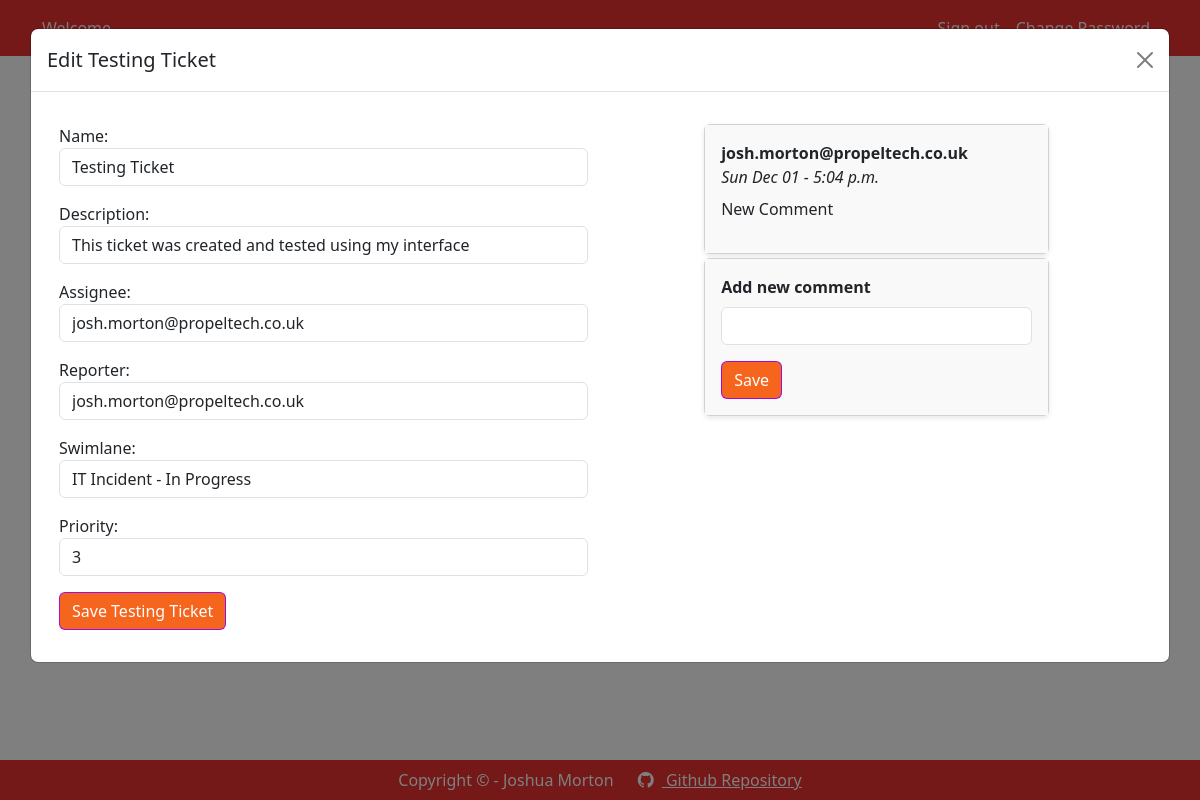
Page /project/1/15/view on the committed database.
### simple_kanban/models.py (models this page shows, shortened)
class AuditableEntity(models.Model):
  created_by = models.ForeignKey(User, on_delete=models.SET_NULL, null=True, related_name="%(class)screated_by")
  created_at = models.DateTimeField(auto_now_add=True, blank=True)
  updated_by = models.ForeignKey(User, on_delete=models.SET_NULL, null=True, related_name="%(class)supdated_by")
  updated_at = models.DateTimeField(auto_now=True)
  deleted = models.BooleanField(default=False)
  deleted_by = models.ForeignKey(User, on_delete=models.SET_NULL, null=True, blank=True, related_name="%(class)sdeleted_by")
  deleted_at = models.DateTimeField(null=True, blank=True)
  objects = ActiveManager()
  class Meta:
    abstract = True

class Ticket(AuditableEntity):
  name = models.CharField(max_length=100)
  description = models.CharField(max_length=1000)
  reporter = models.ForeignKey(User, on_delete=models.SET_NULL, null=True, related_name="ticket_reporter")
  assignee = models.ForeignKey(User, on_delete=models.SET_NULL, blank=True, null=True, related_name="ticket_assignee")
  ticket_swimlane = models.ForeignKey(Swimlane, on_delete=models.CASCADE)
  ticket_priority = models.IntegerField(default=1)
  objects = TicketActiveManager()
  @property
  def comments(self):
    return self.ticketcomment_set.all()

class Project(AuditableEntity):
  name = models.CharField(max_length=40)
  description = models.CharField(max_length=1000)

class Swimlane(AuditableEntity):
  name = models.CharField(max_length=40)
  sort_order = models.IntegerField(default = 1)
  swimlane_project = models.ForeignKey(Project, on_delete=models.CASCADE)
  objects = SwimlaneActiveManager()
  def __str__(self):
    return f"{self.swimlane_project.name} - {self.name}"
  @property
  def tickets(self):
    return self.ticket_set.all()

class TicketComment(AuditableEntity):
  text = models.CharField(max_length=2500)
  parent_ticket = models.ForeignKey(Ticket, on_delete=models.CASCADE)
  user = models.ForeignKey(User, on_delete=models.CASCADE, related_name="user_comment")

### simple_kanban/views/project.py (the view)
# urls.py: path("project/<int:project_id>/<int:ticket_id>/view", project.edit_ticket_form, name="ticket_view"),
def edit_ticket_form(request, project_id, ticket_id):
  [project_result, project] = ProjectService.GetProjectIfExists(request, project_id)
  [ticket_result, ticket] = TicketService.GetTicketIfExists(request, ticket_id)
  if not ticket_result or not project_result:
    return redirect_with_toast(request, "index", "Not Found", "The selected Project and/or Ticket could not be found.")
  project_context = ProjectService.GetProjectContext(request, project)
  edit_ticket_context = TicketService.GetEditTicketContext(request, ticket)
  comment_context = TicketCommentService.GetTicketCreateContext()
  return render(request, "kanban/project_overview.html", merge_contexts(project_context, edit_ticket_context, comment_context))

### simple_kanban/forms/kanban/ticketcomment_form.py (shortened to what this page needs)
class TicketCommentForm(forms.ModelForm):
  class Meta:
    model = TicketComment
    fields = ["text"]
  def __init__(self, *args, **kwargs):
    super().__init__(*args, **kwargs)
    self.fields['text'] = forms.CharField(
      required=True,
      label="",
      help_text="",
      widget=forms.TextInput(attrs={'class': FORM_FIELD_CSS_CLASSES,  "min": 0, "max": 255})
    )

### simple_kanban/models.py (called while the page is built)
  def get_queryset(self):
    return super().get_queryset().filter(deleted=False)

  def get_queryset(self):
    return super().get_queryset().filter(deleted=False).order_by('sort_order')

  def get_queryset(self):
    return super().get_queryset().filter(deleted=False).order_by('ticket_priority')

### simple_kanban/services/project_service.py (called while the page is built)
  def GetProjectContext(request, project: Project):
    project_data = Project.objects.prefetch_related(
        Prefetch('swimlane_set', queryset=Swimlane.objects.prefetch_related(
            Prefetch('ticket_set', queryset=Ticket.objects.prefetch_related(
                'assignee', 'reporter',
                Prefetch('ticketcomment_set', queryset=TicketComment.objects.select_related('user')
            ))
        ))
    )).filter(id=project.id).first()
    return CreateUserContext(request, {
        'project': project_data,
        'swimlanes': project_data.swimlane_set.all(),
    })

  def GetProjectIfExists(request, project_id) -> Union[bool, Project | None]:
    return get_object_if_exists(request, Project, project_id)

### simple_kanban/services/ticket_service.py (called while the page is built)
  def GetEditTicketContext(request, ticket):
    ticket_form = TicketForm(request, ticket.ticket_swimlane.swimlane_project.id, instance=ticket)
    return {
      "ticket_form": ticket_form,
      "ticket": ticket,
      "edit_ticket": True
    }

  def GetTicketIfExists(request, ticket_id) -> Union[bool, Ticket | None]:
    return get_object_if_exists(request, Ticket, ticket_id)

### simple_kanban/services/ticketcomment_service.py (called while the page is built)
  def GetTicketCreateContext():
    comment_form = TicketCommentForm()
    return { "comment_form": comment_form }

### simple_kanban/utils/auth.py (called while the page is built)
def is_admin(user) -> bool:
  return user.groups.filter(name="Admin").exists()

def CreateUserContext(request, context):
  context["is_admin"] = is_admin(request.user)
  return context

### simple_kanban/utils/generic.py (called while the page is built)
def get_object_if_exists(request, model_class, object_id) -> Union[bool, object | None]:
  try:
      obj = model_class.objects.get(pk=object_id)
      return [True, obj]
  except model_class.DoesNotExist:
    ErorrLogService.write_log_to_db(
      request=request,
      level=2,
      message=f"{str(model_class.__name__)} with ID: {object_id} not found."
    )
    return [False, None]

### simple_kanban/templates/kanban/project_overview.html (shortened to what this page needs)
{% extends "base.html" %}
{% load static %}
{% block content %}
  <div class="container">
    <a href="{% url "ticket_new" project.id %}" class="-mt-5 btn btn-primary">Create new ticket </a>
  </div>
  <div class="mx-3 my-4">
    <div class="row justify-content-center">
      {% for swimlane in swimlanes %}
        <div class="col-12 col-md-4 col-lg-3 mb-4">
          <div class="card">
            <div class="card-header bg-primary text-white">
              <h4 class="m-0">{{ swimlane.name }}</h4>
            </div>
            <div class="card-body">
              {% if swimlane.tickets.count == 0 %}
                <h5>Swimlane has no tickets</h5>
              {% else %}
                {% for ticket in swimlane.tickets %}
                <a class="text-decoration-none" href="{% url "ticket_edit" project.id ticket.id %}">
                  <div class="card ticket-card mb-3">
                    <div class="card-header">
                      <h5>{{ ticket.name }} - {% if ticket.assignee %}{{ticket.assignee}}{%else %}Unassigned{% endif %}</h5>
                      <p>{{ ticket.description }}</p>
                      {% if ticket.comments.count %}<p>Comments: {{ticket.comments.count}}</p>{% endif %}
                      <p>Last updated: {{ ticket.updated_at|date:"Y-m-d H:m:s" }}</p>
                    </div>
                  </div>
                </a>
                {% endfor %}
              {% endif %}
            </div>
          </div>
        </div>
      {% endfor %}
    </div>
  </div>
  {% if ticket_form %}
    {% include "kanban/ticket_form.html" %}
  {% endif %}
{% endblock %}

### simple_kanban/templates/kanban/ticket_form.html (shortened to what this page needs)
{% extends "generic_components/base_content_modal.html" %}
{% load static %}
{% block modal_id %}ticket_modal{% endblock %}
{% block modal_title %}
  {% if ticket %} Edit {{ticket.name}} {% else %} Create new ticket? {% endif %}
{% endblock %}
{% block modal_classes %}
{% if ticket %}modal-xl{% endif %}
{% endblock %}
{% block modal_content %}
  <div class="container">
    <div class="row justify-content-between">
      <div class="{% if ticket %}col-6{% else %}col-12{% endif %}">
        <form method="POST"
            action="{% if ticket %}{% url 'ticket_edit' project.id ticket.id%}{% else %}{%url 'ticket_create' project.id %}{% endif %}">
          {{ ticket_form.as_p }}
          <button type="submit" class="btn btn-primary">{% if ticket %} Save {{ticket.name}} {% else %}Create Ticket {% endif %}</button>
        </form>
      </div>
      {% if ticket %}
        <div class="col-4 mx-auto justify-content-center">
          {% if ticket.comments.count > 0 %}
            {% for comment in ticket.comments %}
            <div class="card mb-1">
              <div class="card-body">
                <strong class="d-flex justify-content-between">
                  {{comment.user.username}}
                </strong>
                <i>{{comment.updated_at|date:"D M d - g:i a"}}</i>
                <p class="mt-2">{{comment.text}}</p>
              </div>
            </div>
            {% endfor %}
          {% else %}
            <p>No comments yet....</p>
          {% endif %}
          <div class="card mb-1">
            <div class="card-body">
              <strong>
                Add new comment
              </strong>
              <form method="POST" class="mt-2" action="{% url "comment_create" project.id ticket.id %}">
                {{ comment_form.as_p }}
                <button type="submit" class="btn btn-primary">Save </button>
              </form>
            </div>
          </div>
        </div>
      {% endif %}
    </div>
  </div>
{% endblock modal_content %}

### simple_kanban/static/css/styles.css (style rules this page uses)
:root { --primary-color: #e83030; --secondary-color: #f5651d; }
body { background-color: #f0f2f5; font-family: Arial, sans-serif; }
.btn-primary { background-color: #007bff; border: none; }
.container { min-height: 100%; }
body { padding-bottom: 75px; }
.btn-primary { background-color: var(--secondary-color) !important; border-color: #9000ffdc !important; }
.card-header.bg-primary { background-color: var(--primary-color) !important; }
.card-body { background-color: #f9f9f9; }
.card-header h5 { font-size: 1.1rem; color: #333; }
.card { border-radius: 8px; box-shadow: 0 2px 5px rgba(0, 0, 0, 0.1); background-color: #f9f9f9; }
.ticket-card { background-color: #FFFFFF !important; }
.-mt-5 { margin-top: -3.5rem; }

### rows in the picture
Ticket: name "Testing Ticket", description "This ticket was created and tested using my interface", assignee "josh.morton@propeltech.co.uk", reporter "josh.morton@propeltech.co.uk", ticket_swimlane "IT Incident - In Progress", ticket_priority "3"
TicketComment: user.username "josh.morton@propeltech.co.uk", updated_at "Sun Dec 01 - 5:04 p.m.", text "New Comment"
